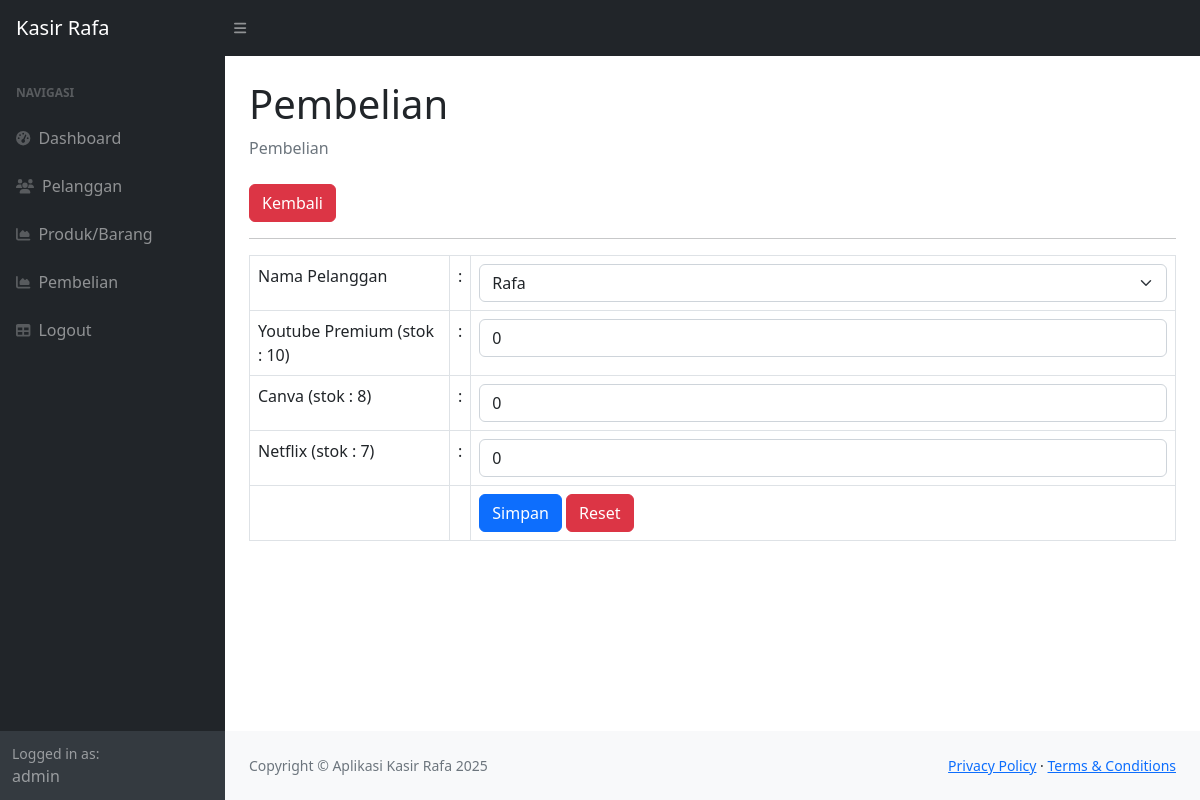
Page /index.php?page=pembelian_tambah (signed in) on the earlier database version.
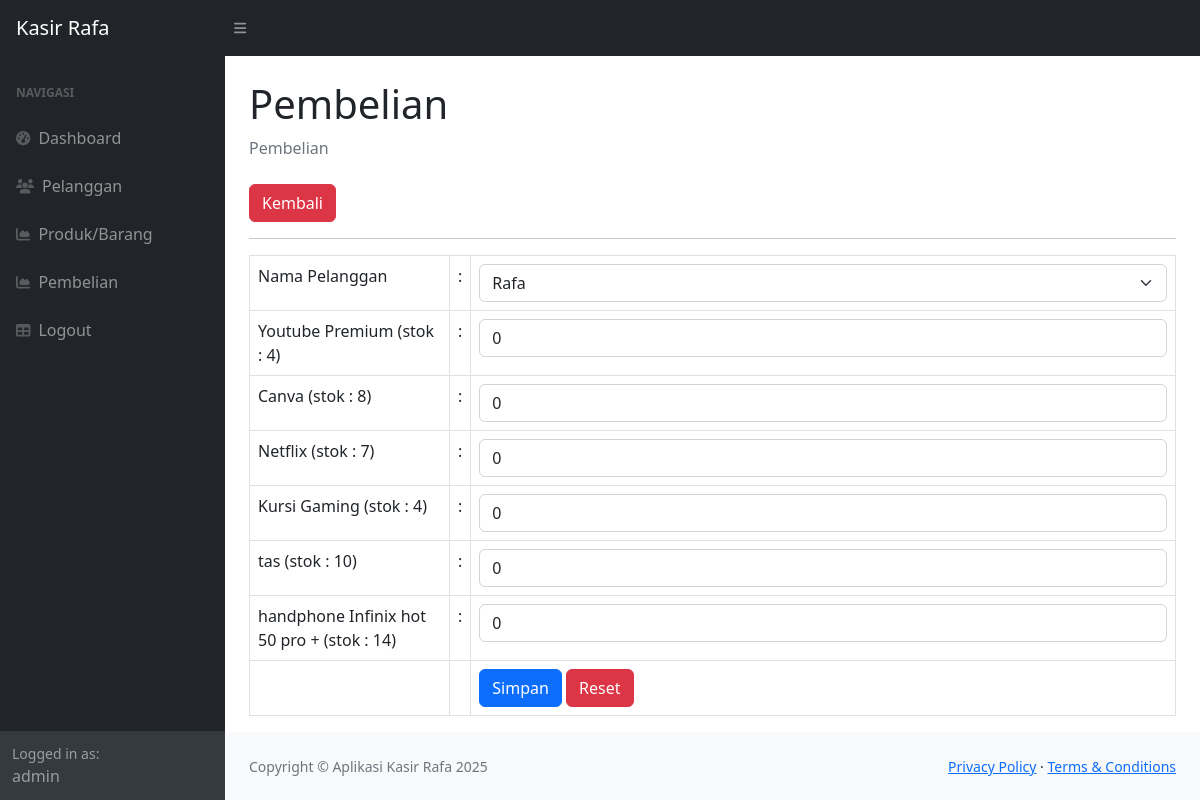
Same page on the later database version.
### tables this page shows
CREATE TABLE `produk` (
  `id_produk` int(11) NOT NULL,
  `nama_produk` varchar(255) DEFAULT NULL,
  `harga` int(11) DEFAULT NULL,
  `stok` int(11) DEFAULT NULL
);

### pembelian_tambah.php (the view, shortened to what this page needs)
<div class="container-fluid px-4">
    <h1 class="mt-4">Pembelian</h1>
    <ol class="breadcrumb mb-4">
        <li class="breadcrumb-item active">Pembelian</li>
    </ol>
    <a href="?page=pembelian" class="btn btn-danger">Kembali</a>
    <hr>
    <form method="post">
        <table class="table table-bordered">
            <tr>
                <td width="200">Nama Pelanggan</td>
                <td width="1">:</td>
                <td>
                    <select class="form-control form-select" name="id_pelanggan">
                        <?php
                        $p = mysqli_query($koneksi, "SELECT * FROM pelanggan");
                        while ($pel = mysqli_fetch_array($p)) {
                        ?>
                            <option value="<?php echo $pel['id_pelanggan']; ?>"><?php echo $pel['nama_pelanggan'];  ?></option>
                        <?php
                        }
                        ?>
                    </select>
                </td>
            </tr>
            <?php
            $pro = mysqli_query($koneksi, "SELECT * FROM produk");
            while ($produk = mysqli_fetch_array($pro)) {
            ?>
                <tr>
                    <td><?php echo $produk['nama_produk'] . ' (stok : ' . $produk['stok'] . ')'; ?></td>
                    <td>:</td>
                    <td>
                        <input class="form-control" type="number"
                            step="0" value="0" max="<?php echo $produk['stok']; ?>" name="produk[<?php echo $produk['id_produk']; ?>]">
                    </td>
                </tr>
            <?php
            }
            ?>
            <tr>
                <td></td>
                <td></td>
                <td>
                    <button type="submit" class="btn btn-primary">Simpan</button>
                    <button type="reset" class="btn btn-danger">Reset</button>
                </td>
            </tr>
        </table>
    </form>
</div>

Differences in the rows shown:
changed produk "Youtube Premium": stok "10" → "4"
added produk: nama_produk "Kursi Gaming", stok "4"
added produk: nama_produk "tas", stok "10"
added produk: nama_produk "handphone Infinix hot 50 pro +", stok "14"
